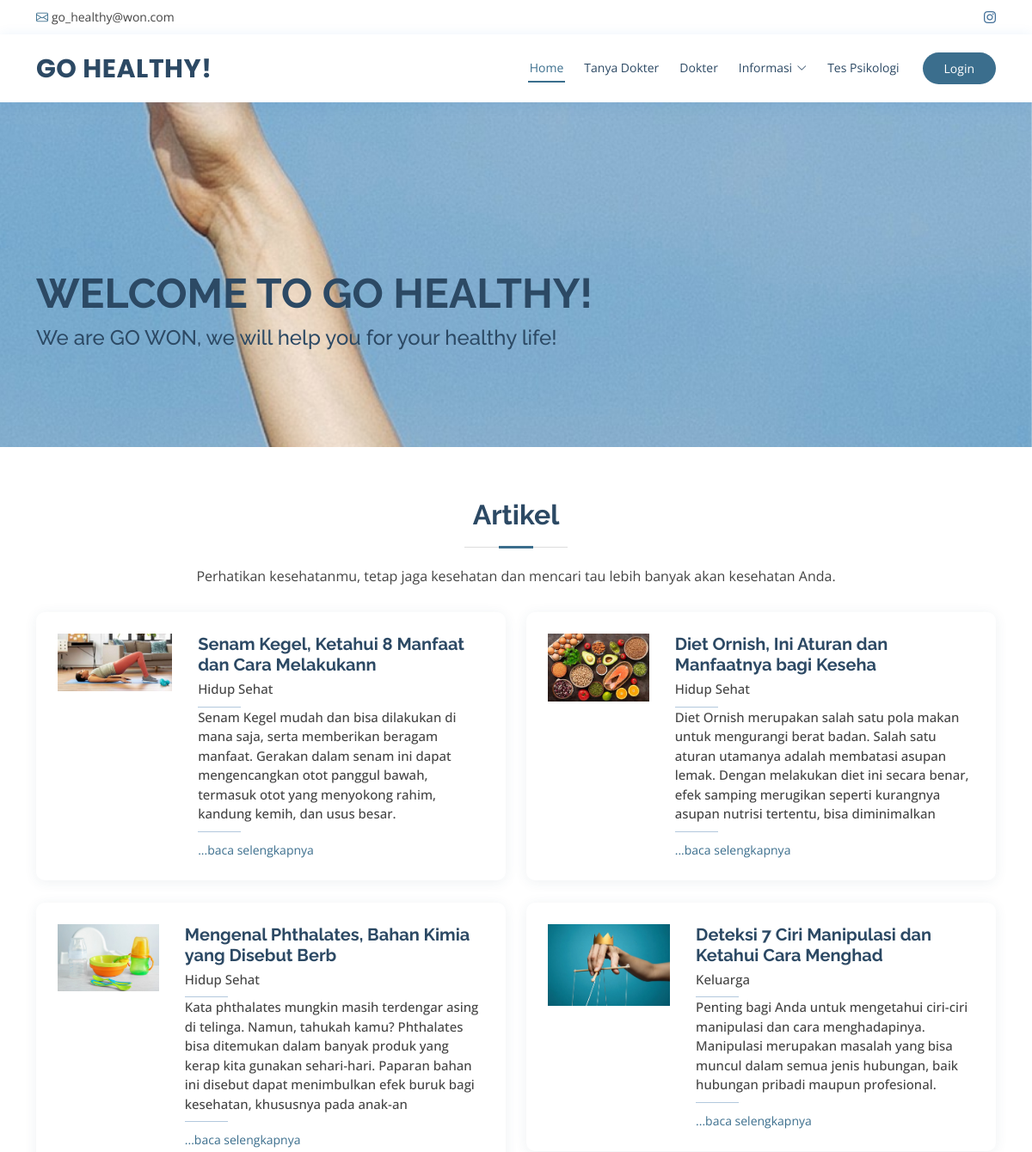
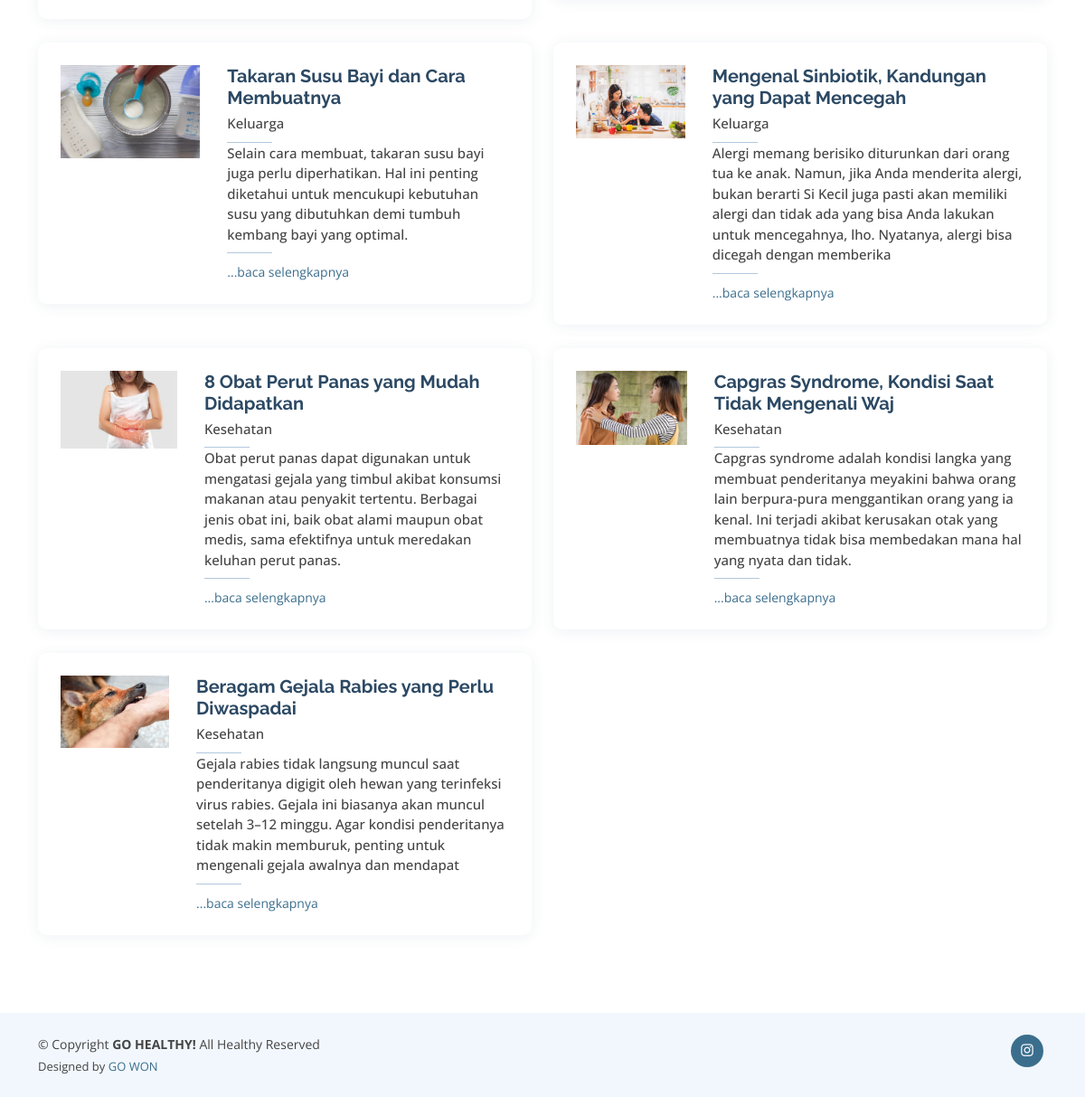
Screenshot of /go-healthy/daftar_artikel.php with the database file from the repository (2 pictures, top to bottom).
### tables this page shows
CREATE TABLE `t_artikel` (
  `id_artikel` int(11) NOT NULL AUTO_INCREMENT,
  `foto_artikel` varchar(50) NOT NULL,
  `judul_artikel` varchar(50) NOT NULL,
  `id_jenis_artikel` int(11) NOT NULL,
  `ket_singkat` varchar(255) NOT NULL,
  `link_artikel` varchar(1000) NOT NULL,
  `isi_artikel` longtext NOT NULL,
  PRIMARY KEY (`id_artikel`),
  KEY `jenis_artikel` (`id_jenis_artikel`),
  CONSTRAINT `jenis_artikel` FOREIGN KEY (`id_jenis_artikel`) REFERENCES `t_jenis_artikel` (`id_jenis_artikel`)
);

CREATE TABLE `t_jenis_artikel` (
  `id_jenis_artikel` int(11) NOT NULL AUTO_INCREMENT,
  `nama_jenis_artikel` varchar(50) NOT NULL,
  PRIMARY KEY (`id_jenis_artikel`)
);

### go-healthy/function.php (called while the page is built, shortened)
<?php
    include('config.php');
    function read_artikel()
    {
        global $conn;
        $query = "SELECT * FROM t_artikel
        JOIN t_jenis_artikel ON t_jenis_artikel.id_jenis_artikel = t_artikel.id_jenis_artikel;";
        $eksekusi = mysqli_query($conn, $query);
        return $eksekusi;
    }
?>

### go-healthy/daftar_artikel.php (the view, shortened to what this page needs)
<?php
    include('function.php');
    $list_artikel = read_artikel();
?>
<!DOCTYPE html>
<html lang="en">
<head>
  <link href="assets/vendor/fontawesome-free/css/all.min.css" rel="stylesheet">
  <link href="assets/vendor/animate.css/animate.min.css" rel="stylesheet">
  <link href="assets/vendor/bootstrap/css/bootstrap.min.css" rel="stylesheet">
  <link href="assets/vendor/bootstrap-icons/bootstrap-icons.css" rel="stylesheet">
  <link href="assets/vendor/boxicons/css/boxicons.min.css" rel="stylesheet">
  <link href="assets/vendor/glightbox/css/glightbox.min.css" rel="stylesheet">
  <link href="assets/vendor/remixicon/remixicon.css" rel="stylesheet">
  <link href="assets/vendor/swiper/swiper-bundle.min.css" rel="stylesheet">
  <link href="assets/css/style.css" rel="stylesheet">
</head>
<body>
  <div id="topbar" class="d-flex align-items-center fixed-top">
    <div class="container d-flex justify-content-between">
      <div class="contact-info d-flex align-items-center">
      <i class="bi bi-envelope"></i> <a href="mailto:tatthamaharany@upi.edu">go_healthy@won.com</a>
      </div>
      <div class="d-none d-lg-flex social-links align-items-center">
        <a href="https://www.instagram.com/go.won_go.healthy/" class="instagram"><i class="bi bi-instagram"></i></a>
      </div>
    </div>
  </div>
  <header id="header" class="fixed-top">
    <div class="container d-flex align-items-center">
      <h1 class="logo me-auto"><a href="index.php">GO HEALTHY!</a></h1>
      <nav id="navbar" class="navbar order-last order-lg-0">
        <ul>
          <li><a class="nav-link scrollto active" href="index.php">Home</a></li>
          <li><a class="nav-link scrollto" href="tanya_dokter.php">Tanya Dokter</a></li>
          <li><a class="nav-link scrollto" href="daftar_dokter.php">Dokter</a></li>
          <li class="dropdown"><a href="#"><span>Informasi</span> <i class="bi bi-chevron-down"></i></a>
          </li>
          <li><a href="f_psikotest.php">Tes Psikologi</a></li>
        </ul>
      </nav>
      <?php
      if (isset($_SESSION['admin_logged_in'])) {
        echo '<a href="login/logout.php" class="appointment-btn scrollto"><span class="d-none d-md-inline"></span> Logout</a>';
      } else if (isset($_SESSION['dokter_logged_in'])) {
        echo '<a href="login/logout.php" class="appointment-btn scrollto"><span class="d-none d-md-inline"></span> Logout</a>';
      } else if (isset($_SESSION['user_logged_in'])) {
        echo '<a href="login/logout.php" class="appointment-btn scrollto"><span class="d-none d-md-inline"></span> Logout</a>';
      } else {
        echo '<a href="login/loginpage.php" class="appointment-btn scrollto"><span class="d-none d-md-inline"></span> Login</a>';
      }
      ?>
    </div>
  </header>
  <section id="hero" class="d-flex align-items-center">
    <div class="container">
      <h1>Welcome to GO HEALTHY!</h1>
      <h2>We are GO WON, we will help you for your healthy life!</h2>
    </div>
  </section>
  <main id="main">
    <section id="doctors" class="doctors">
      <div class="container">
        <div class="section-title">
          <h2>Artikel</h2>
          <p>Perhatikan kesehatanmu, tetap jaga kesehatan dan mencari tau lebih banyak akan kesehatan Anda.</p>
        </div>
        <div class="row">
            <?php
              foreach($list_artikel as $t_artikel)
              {
            ?>
          <div class="col-lg-6">
            <div class="member d-flex align-items-start">
              <div>
                <img src="assets/img/articles/<?=$t_artikel['foto_artikel']?>" class="modified-test">
              </div>
              <div class="member-info">
                <h4><?=$t_artikel['judul_artikel']?></h4>
                <span><?=$t_artikel['nama_jenis_artikel']?></span>
                <span><?=$t_artikel['ket_singkat']?></span>
                <p><a href="isi_artikel.php?id_artikel=<?=$t_artikel['id_artikel']?>">...baca selengkapnya</a></p>
              </div>
            </div>
            <div class="br">
            <br>
            </div>
          </div>
              <?php
                }
              ?>
        </div>
      </div>
    </section>
  </main>
  <footer id="footer">
    <div class="container d-md-flex py-4">
      <div class="me-md-auto text-center text-md-start">
        <div class="copyright">
          &copy; Copyright <strong><span>GO HEALTHY!</span></strong> All Healthy Reserved
        </div>
        <div class="credits">
          Designed by <a href="https://bootstrapmade.com/">GO WON</a>
        </div>
      </div>
      <div class="social-links text-center text-md-right pt-3 pt-md-0">
        <a href="https://www.instagram.com/go.won_go.healthy/" class="instagram"><i class="bx bxl-instagram"></i></a>
      </div>
    </div>
  </footer>
</body>
</html>

### go-healthy/assets/css/style.css (style rules this page uses)
body { font-family: "Open Sans", sans-serif; color: #444444; }
a { color: #3B6E8D; text-decoration: none; }
h1, h2, h3, h4, h5, h6 { font-family: "Raleway", sans-serif; }
#topbar { background: #fff; height: 40px; font-size: 14px; transition: all 0.5s; z-index: 996; }
#topbar .contact-info a { line-height: 1; color: #444444; transition: 0.3s; }
#topbar .contact-info i { color: #3B6E8D; padding-right: 4px; margin-left: 15px; line-height: 0; }
#topbar .contact-info i:first-child { margin-left: 0; }
#topbar .social-links a { color: #437099; padding-left: 15px; display: inline-block; line-height: 1px; transition: 0.3s; }
#topbar .social-links a:first-child { border-left: 0; }
#header { background: #fff; transition: all 0.5s; z-index: 997; padding: 15px 0; top: 40px; box-shadow: 0px 2px 15px rgba(25, 119, 204, 0.1); }
#header .logo { font-size: 30px; margin: 0; padding: 0; line-height: 1; font-weight: 700; letter-spacing: 0.5px; font-family: "Poppins", sans-serif; }
#header .logo a { color: #2c4964; }
.appointment-btn { margin-left: 25px; background: #3B6E8D; color: #fff; border-radius: 50px; padding: 8px 25px; white-space: nowrap; transition: 0.3s; font-size: 14px; display: inline-block; }
.navbar { padding: 0; }
.navbar ul { margin: 0; padding: 0; display: flex; list-style: none; align-items: center; }
.navbar li { position: relative; }
.navbar>ul>li { position: relative; white-space: nowrap; padding: 8px 0 8px 20px; }
.navbar a, .navbar a:focus { display: flex; align-items: center; justify-content: space-between; font-size: 14px; color: #2c4964; white-space: nowrap; transition: 0.3s; border-bottom: 2px solid #fff; padding: 5px 2px; }
.navbar a i, .navbar a:focus i { font-size: 12px; line-height: 0; margin-left: 5px; }
.navbar a:hover, .navbar .active, .navbar .active:focus, .navbar li:hover>a { color: #3B6E8D; border-color: #3B6E8D; }
#hero { width: 100%; height: 90vh; background: url("../img/hero2.jpg") top center; background-size: cover; margin-bottom: -200px; }
#hero .container { position: relative; }
#hero h1 { margin: 0; font-size: 48px; font-weight: 700; line-height: 56px; text-transform: uppercase; color: #2c4964; }
#hero h2 { color: #2c4964; margin: 10px 0 0 0; font-size: 24px; }
@media (min-width: 1024px) { #hero { background-attachment: fixed; } }
section { padding: 60px 0; overflow: hidden; }
.section-title { text-align: center; padding-bottom: 30px; }
.section-title h2 { font-size: 32px; font-weight: bold; margin-bottom: 20px; padding-bottom: 20px; position: relative; color: #2c4964; }
.section-title h2::before { content: ""; position: absolute; display: block; width: 120px; height: 1px; background: #ddd; bottom: 1px; left: calc(50% - 60px); }
.section-title h2::after { content: ""; position: absolute; display: block; width: 40px; height: 3px; background: #3B6E8D; bottom: 0; left: calc(50% - 20px); }
.section-title p { margin-bottom: 0; }
.doctors { background: #fff; }
.doctors .member { position: relative; box-shadow: 0px 2px 15px rgba(44, 73, 100, 0.08); padding: 25px; border-radius: 10px; }
.modified-test { transition: ease-in-out 0.3s; width: 100%; height: 100%; object-fit: cover; object-position: top; }
.doctors .br { display: block; margin: 1px 0; }
.doctors .member .member-info { padding-left: 30px; }
.doctors .member h4 { font-weight: 700; margin-bottom: 5px; font-size: 20px; color: #2c4964; }
.doctors .member span { display: block; font-size: 15px; padding-bottom: 10px; position: relative; font-weight: 500; }
.doctors .member span::after { content: ""; position: absolute; display: block; width: 50px; height: 1px; background: #b2c8dd; bottom: 0; left: 0; }
.doctors .member p { margin: 10px 0 0 0; font-size: 14px; }
#footer { color: #444444; font-size: 14px; background: #f1f7fd; }
#footer .credits { padding-top: 5px; font-size: 13px; color: #444444; }
#footer .social-links a { font-size: 18px; display: inline-block; background: #3B6E8D; color: #fff; line-height: 1; padding: 8px 0; margin-right: 4px; border-radius: 50%; text-align: center; width: 36px; height: 36px; transition: 0.3s; }

### go-healthy/daftar_artikel.php (style rules this page uses)
.modified-test { transition: ease-in-out 0.3s; width: 100%; height: 100%; object-fit: cover; object-position: top; }

### rows the page displays
t_artikel: foto_artikel (picture), judul_artikel "Senam Kegel, Ketahui 8 Manfaat dan Cara Melakukann", id_jenis_artikel.nama_jenis_artikel "Hidup Sehat", ket_singkat "Senam Kegel mudah dan bisa dilakukan di mana saja, serta memberikan beragam manfaat. Gerakan dalam senam ini dapat mengencangkan otot panggul bawah, termasuk otot yang menyokong rahim, kandung kemih, dan usus besar."
t_artikel: foto_artikel (picture), judul_artikel "Diet Ornish, Ini Aturan dan Manfaatnya bagi Keseha", id_jenis_artikel.nama_jenis_artikel "Hidup Sehat", ket_singkat "Diet Ornish merupakan salah satu pola makan untuk mengurangi berat badan. Salah satu aturan utamanya adalah membatasi asupan lemak. Dengan melakukan diet ini secara benar, efek samping merugikan seperti kurangnya asupan nutrisi tertentu, bisa diminimalkan"
t_artikel: foto_artikel (picture), judul_artikel "Mengenal Phthalates, Bahan Kimia yang Disebut Berb", id_jenis_artikel.nama_jenis_artikel "Hidup Sehat", ket_singkat "Kata phthalates mungkin masih terdengar asing di telinga. Namun, tahukah kamu? Phthalates bisa ditemukan dalam banyak produk yang kerap kita gunakan sehari-hari. Paparan bahan ini disebut dapat menimbulkan efek buruk bagi kesehatan, khususnya pada anak-an"
t_artikel: foto_artikel (picture), judul_artikel "Deteksi 7 Ciri Manipulasi dan Ketahui Cara Menghad", id_jenis_artikel.nama_jenis_artikel "Keluarga", ket_singkat "Penting bagi Anda untuk mengetahui ciri-ciri manipulasi dan cara menghadapinya. Manipulasi merupakan masalah yang bisa muncul dalam semua jenis hubungan, baik hubungan pribadi maupun profesional."
t_artikel: foto_artikel (picture), judul_artikel "Takaran Susu Bayi dan Cara Membuatnya", id_jenis_artikel.nama_jenis_artikel "Keluarga", ket_singkat "Selain cara membuat, takaran susu bayi juga perlu diperhatikan. Hal ini penting diketahui untuk mencukupi kebutuhan susu yang dibutuhkan demi tumbuh kembang bayi yang optimal."
t_artikel: foto_artikel (picture), judul_artikel "Mengenal Sinbiotik, Kandungan yang Dapat Mencegah", id_jenis_artikel.nama_jenis_artikel "Keluarga", ket_singkat "Alergi memang berisiko diturunkan dari orang tua ke anak. Namun, jika Anda menderita alergi, bukan berarti Si Kecil juga pasti akan memiliki alergi dan tidak ada yang bisa Anda lakukan untuk mencegahnya, lho. Nyatanya, alergi bisa dicegah dengan memberika"
t_artikel: foto_artikel (picture), judul_artikel "8 Obat Perut Panas yang Mudah Didapatkan", id_jenis_artikel.nama_jenis_artikel "Kesehatan", ket_singkat "Obat perut panas dapat digunakan untuk mengatasi gejala yang timbul akibat konsumsi makanan atau penyakit tertentu. Berbagai jenis obat ini, baik obat alami maupun obat medis, sama efektifnya untuk meredakan keluhan perut panas."
t_artikel: foto_artikel (picture), judul_artikel "Capgras Syndrome, Kondisi Saat Tidak Mengenali Waj", id_jenis_artikel.nama_jenis_artikel "Kesehatan", ket_singkat "Capgras syndrome adalah kondisi langka yang membuat penderitanya meyakini bahwa orang lain berpura-pura menggantikan orang yang ia kenal. Ini terjadi akibat kerusakan otak yang membuatnya tidak bisa membedakan mana hal yang nyata dan tidak."
t_artikel: foto_artikel (picture), judul_artikel "Beragam Gejala Rabies yang Perlu Diwaspadai", id_jenis_artikel.nama_jenis_artikel "Kesehatan", ket_singkat "Gejala rabies tidak langsung muncul saat penderitanya digigit oleh hewan yang terinfeksi virus rabies. Gejala ini biasanya akan muncul setelah 3–12 minggu. Agar kondisi penderitanya tidak makin memburuk, penting untuk mengenali gejala awalnya dan mendapat"
